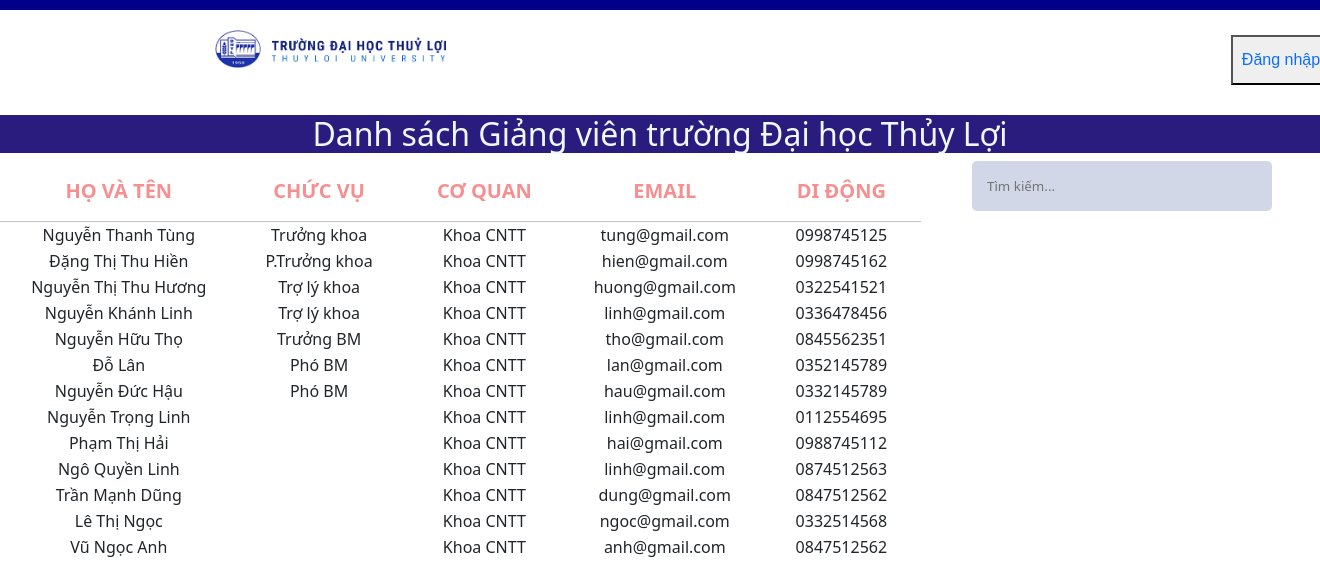
The page / on the database its author committed.
### tables this page shows
CREATE TABLE `canbo` (
  `IDCanBo` int(11) NOT NULL,
  `TenCanBo` text NOT NULL,
  `ChucVu` text NOT NULL,
  `Email` text NOT NULL,
  `SDT` varchar(10) NOT NULL,
  `IDDonVi` int(11) NOT NULL
);

CREATE TABLE `donvichinh` (
  `ID` int(11) NOT NULL,
  `TenDonVi` text NOT NULL
);

### index.php (the view, shortened to what this page needs)
<?php
$conn = mysqli_connect('localhost','root','','dhtl');
 $sql="select *  from canbo,donvichinh  where canbo.IDDonVi=donvichinh.ID ORDER BY IDCanBo asc ";
 $q=mysqli_query($conn, $sql);
?>
<!DOCTYPE html>
<html lang="en">
<head>
    <link rel="stylesheet" href="css/style.css">
    <link href="https://cdn.jsdelivr.net/npm/bootstrap@5.0.2/dist/css/bootstrap.min.css" rel="stylesheet">
    <link rel="stylesheet" href="https://cdnjs.cloudflare.com/ajax/libs/font-awesome/4.7.0/css/font-awesome.min.css">
</head>
<body>
  <div class="header">
    <div style="background-color: #00008B; height:10px"></div>
    <div class="title col-md-6">
        <a href=""><img src="img/logo.png" alt="" style=" margin-top: 20px" class="img-reponsive"></a>
        </div>
    <div class="ad_logout col-md-3">
        <ul  class="navbar-nav">
            <button style="width:100px; margin-left: 70%"> <a href="login.php" style=" text-decoration: none" > Đăng nhập</a></button>
         </ul>
     </div>
  </div>
<div class="table-1">
   <h2>Danh sách Giảng viên trường Đại học Thủy Lợi</h2>
   <table>
    <thead>
        <tr>
            <th class="text-left">Họ và tên</th>
            <th class="text-left">Chức vụ</th>
            <th class="text-left">Cơ quan</th>
            <th class="text-left">Email</th>
            <th class="text-left">Di động</th>
          <?php
            while ($row = mysqli_fetch_array($q)) {
                echo "<tr>";
                echo "<td>".$row['TenCanBo']."</td>";
                echo "<td>".$row['ChucVu']."</td>";
                echo "<td>".$row['TenDonVi']."</td>";
                echo "<td>".$row['Email']."</td>";
                echo "<td>".$row['SDT']."</td>";
                echo "<td class='text-right'>";
                echo "</td>";
                echo "</tr>";
            }
        ?>
        </tr>
    </thead>
   </table>
   <div class="table-right">
       <div class="box-2">
        <div class="container-2">
            <input type="search" id="search" placeholder="Tìm kiếm..." /><br>
        </div>
</div>
   </div>
</div>
</body>
</html>

### css/style.css (style rules this page uses)
.header { width: 100%; height: 115px; text-align: center; }
.img-reponsive { width: 35%; }
.table-1 thead tr th { border: 0; padding: 15px; text-transform: uppercase; color: rgba(238, 32, 32, 0.5); font-size: 20px; border-bottom: 1px solid rgba(11, 12, 12, 0.25); }
.table-1 { text-align: center; }
table { width: 70%; float: left; }
h2 { background-color: #2a1b7e; color: aliceblue; }
.table-right { width: 30%; float: right; }
.container-2 input#search { width: 300px; height: 50px; background: #d1d7e6; border: none; font-size: 10pt; padding-left: 15px; -webkit-border-radius: 5px; -moz-border-radius: 5px; border-radius: 5px; }
.ad_logout { margin-left: 1000px; margin-top: -33px; font-family: Arial, Helvetica, sans-serif; border-radius: 6px; }
button { padding: 1px; border-radius: 5px; width:50px; height: 50px; }

### rows shown on the page
canbo: TenCanBo "Nguyễn Thanh Tùng", ChucVu "Trưởng khoa", IDDonVi.TenDonVi "Khoa CNTT", Email "tung@gmail.com", SDT "0998745125"
canbo: TenCanBo "Đặng Thị Thu Hiền", ChucVu "P.Trưởng khoa", IDDonVi.TenDonVi "Khoa CNTT", Email "hien@gmail.com", SDT "0998745162"
canbo: TenCanBo "Nguyễn Thị Thu Hương", ChucVu "Trợ lý khoa", IDDonVi.TenDonVi "Khoa CNTT", Email "huong@gmail.com", SDT "0322541521"
canbo: TenCanBo "Nguyễn Khánh Linh", ChucVu "Trợ lý khoa", IDDonVi.TenDonVi "Khoa CNTT", Email "linh@gmail.com", SDT "0336478456"
canbo: TenCanBo "Nguyễn Hữu Thọ", ChucVu "Trưởng BM", IDDonVi.TenDonVi "Khoa CNTT", Email "tho@gmail.com", SDT "0845562351"
canbo: TenCanBo "Đỗ Lân", ChucVu "Phó BM", IDDonVi.TenDonVi "Khoa CNTT", Email "lan@gmail.com", SDT "0352145789"
canbo: TenCanBo "Nguyễn Đức Hậu", ChucVu "Phó BM", IDDonVi.TenDonVi "Khoa CNTT", Email "hau@gmail.com", SDT "0332145789"
canbo: TenCanBo "Nguyễn Trọng Linh", IDDonVi.TenDonVi "Khoa CNTT", Email "linh@gmail.com", SDT "0112554695"
canbo: TenCanBo "Phạm Thị Hải", IDDonVi.TenDonVi "Khoa CNTT", Email "hai@gmail.com", SDT "0988745112"
canbo: TenCanBo "Ngô Quyền Linh", IDDonVi.TenDonVi "Khoa CNTT", Email "linh@gmail.com", SDT "0874512563"
canbo: TenCanBo "Trần Mạnh Dũng", IDDonVi.TenDonVi "Khoa CNTT", Email "dung@gmail.com", SDT "0847512562"
canbo: TenCanBo "Lê Thị Ngọc", IDDonVi.TenDonVi "Khoa CNTT", Email "ngoc@gmail.com", SDT "0332514568"
canbo: TenCanBo "Vũ Ngọc Anh", IDDonVi.TenDonVi "Khoa CNTT", Email "anh@gmail.com", SDT "0847512562"
